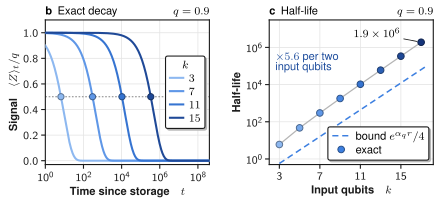

Here is the Python script that generated this plot:
"""Fig. 3, panels b, c: exact response of the repetition-code reservoir (q = 0.9). Panel a is in fig3.tex."""
import sys; sys.path.insert(0, ".")
from figstyle import *
import numpy as np
from fractions import Fraction
from math import comb, log, floor
setup()
q = Fraction(9, 10); p = (1 - q) / 2
def p_r(r):
    return sum(Fraction(comb(r, j)) * p ** j * (1 - p) ** (r - j) for j in range(r // 2 + 1, r + 1))
lam = {r: 1 - 2 * float(p_r(r)) for r in range(1, 20, 2)}
alpha = -0.5 * log(1 - 0.81)
ks = np.arange(3, 18, 2)
ramp = dict(zip(ks.tolist(), blues(len(ks))))       # one shade per k, light (k = 3) to dark (k = 17)

fig = figure(4.40, 2.05)
b, c = even_row(fig, 2, left=0.45, right=0.06, gap=0.60)
# ------------------------------------------------------------------ b: exact decay of the stored signal
t = np.logspace(0, 8.7, 800)
b.axhline(0.5, color=GREY, lw=0.8, ls=(0, (1.5, 1.5)), zorder=1)
for k in (3, 7, 11, 15):
    r = k - 2; col = ramp[k]
    b.plot(t, lam[r] ** t, color=col, lw=1.5, zorder=3, label=r"$%d$" % k)
    th = log(2) / -log(lam[r])
    b.plot(th, 0.5, "o", ms=4.5, color=col, mec=darker(col, 0.6), mew=0.7, zorder=4)
b.set_xscale("log"); b.set_xlim(1, 4e8); b.set_ylim(-0.03, 1.1)
b.set_xticks([1, 1e2, 1e4, 1e6, 1e8])
xlabel(b, "Time since storage", "t")
ylabel(b, "Signal", r"\langle Z\rangle_t/q")
panel(b, "b", "Exact decay", r"$q=0.9$")
legend(b, loc="center right", title=r"$k$", handlelength=1.2, borderaxespad=0.4)
# ------------------------------------------------------------------ c: half-life versus input qubits
T = [floor(log(2) / -log(lam[k - 2])) for k in ks]
kk = np.linspace(3, 17.5, 200)
c.plot(kk, np.exp(alpha * (kk - 2)) / 4, color=BLUE, lw=1.1, ls=(0, (4, 2.5)), zorder=2,
       label=r"bound $e^{\alpha_q r}/4$")
c.plot(ks, T, color=GREY_LIGHT, lw=0.9, zorder=3)
for kv, Tv in zip(ks, T):
    c.plot(kv, Tv, "o", ms=4.8, color=ramp[kv], mec=darker(ramp[kv], 0.6), mew=0.7, zorder=4)
c.plot([], [], "o", ms=4.8, color=BLUE, mec=darker(BLUE, 0.6), mew=0.7, label="exact")
c.set_yscale("log"); c.set_ylim(0.5, 3e7); c.set_xlim(2, 18.2)
c.set_xticks([3, 7, 11, 15]); c.set_yticks([1, 1e2, 1e4, 1e6])
c.annotate(r"$1.9\times10^{6}$", xy=(17, T[-1]), xytext=(12.6, 5.5e6), fontsize=FS, ha="center", va="center",
           arrowprops=dict(arrowstyle="-", lw=0.6, color=INK, shrinkA=1, shrinkB=3))
label(c, 2.6, 1.6e5, r"$\times 5.6$ per two" + "\n" + "input qubits", color=BLUE_DARK, ha="left", va="center",
      linespacing=1.1)
xlabel(c, "Input qubits", "k")
ylabel(c, "Half-life")
panel(c, "c", "Half-life", r"$q=0.9$")
legend(c, loc="lower right", handlelength=1.6, borderaxespad=0.4)
save(fig, "fig3bc.pdf")
print(dict(zip(ks.tolist(), T)))
